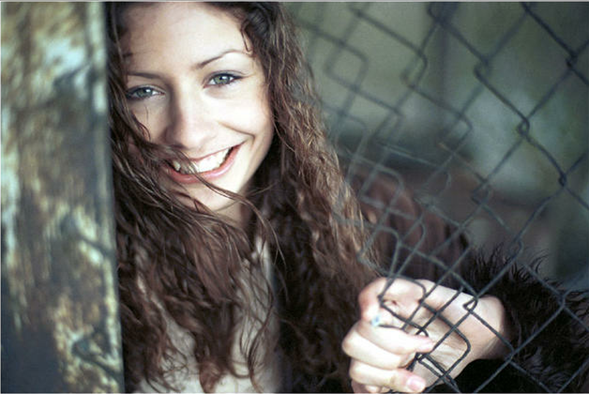
#> input picture tmp/hw11/22773484_1561712953889102_988771220_n.png, 589 x 394 px
$ python hw11.py
#> lines starting #> are read from the running program, lines starting #| are printed output that depends on the picture
import sys
sys.path.append('/usr/local/lib/python2.7/site-packages')
import numpy as np
import cv2
from matplotlib import pyplot as plt

img = cv2.imread('./tmp/hw11/22773484_1561712953889102_988771220_n.png',0)
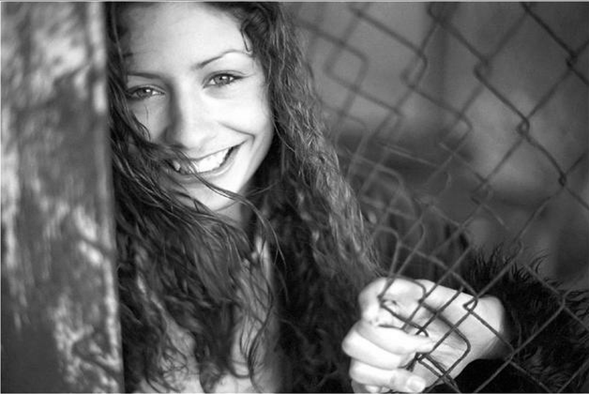
#> img: shape (394, 589); min 0, max 255, mean 95.5
edges = cv2.Canny(img,100,200)
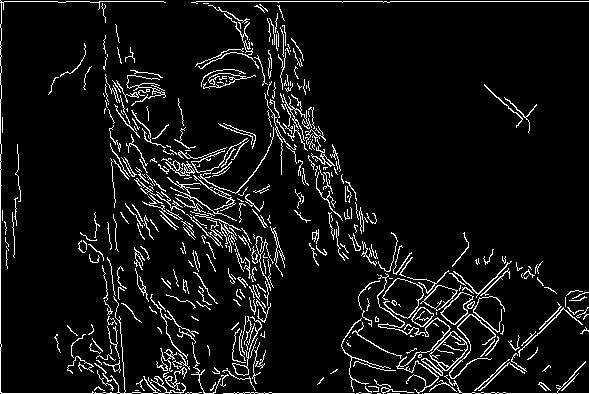
#> edges: shape (394, 589); 7.2% white in thin lines or dots

plt.subplot(121),plt.imshow(img,cmap = 'gray')
plt.title('Original Image'), plt.xticks([]), plt.yticks([])
plt.subplot(122),plt.imshow(edges,cmap = 'gray')
plt.title('Edge Image'), plt.xticks([]), plt.yticks([])

plt.show()
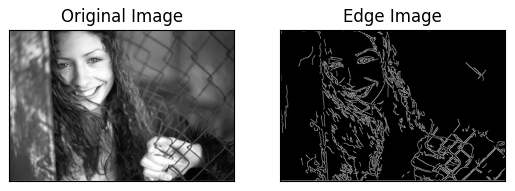
#> figure drawn by matplotlib, 2 panels
